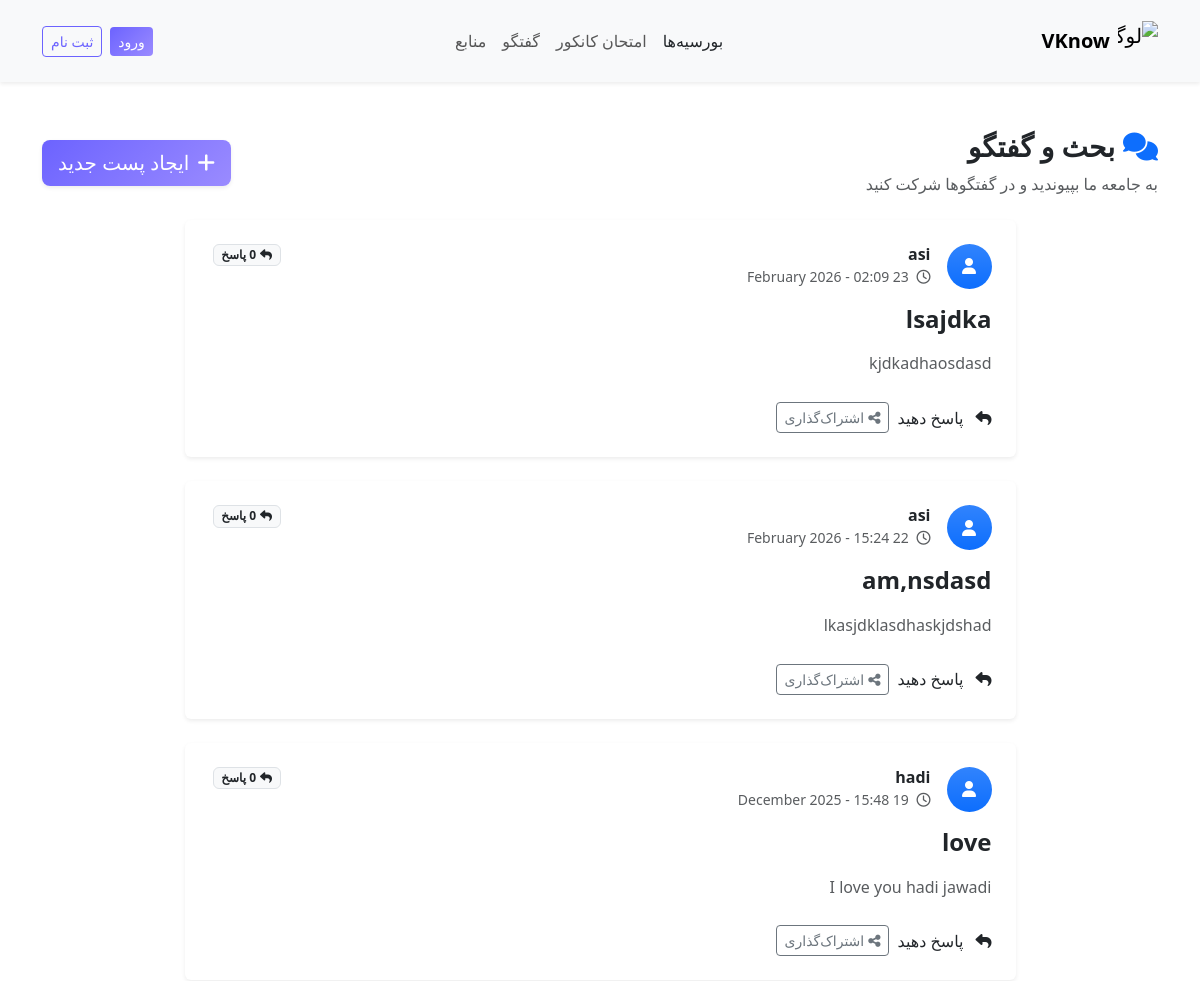
The page /discussion/ (upper part) on the database as committed earlier.
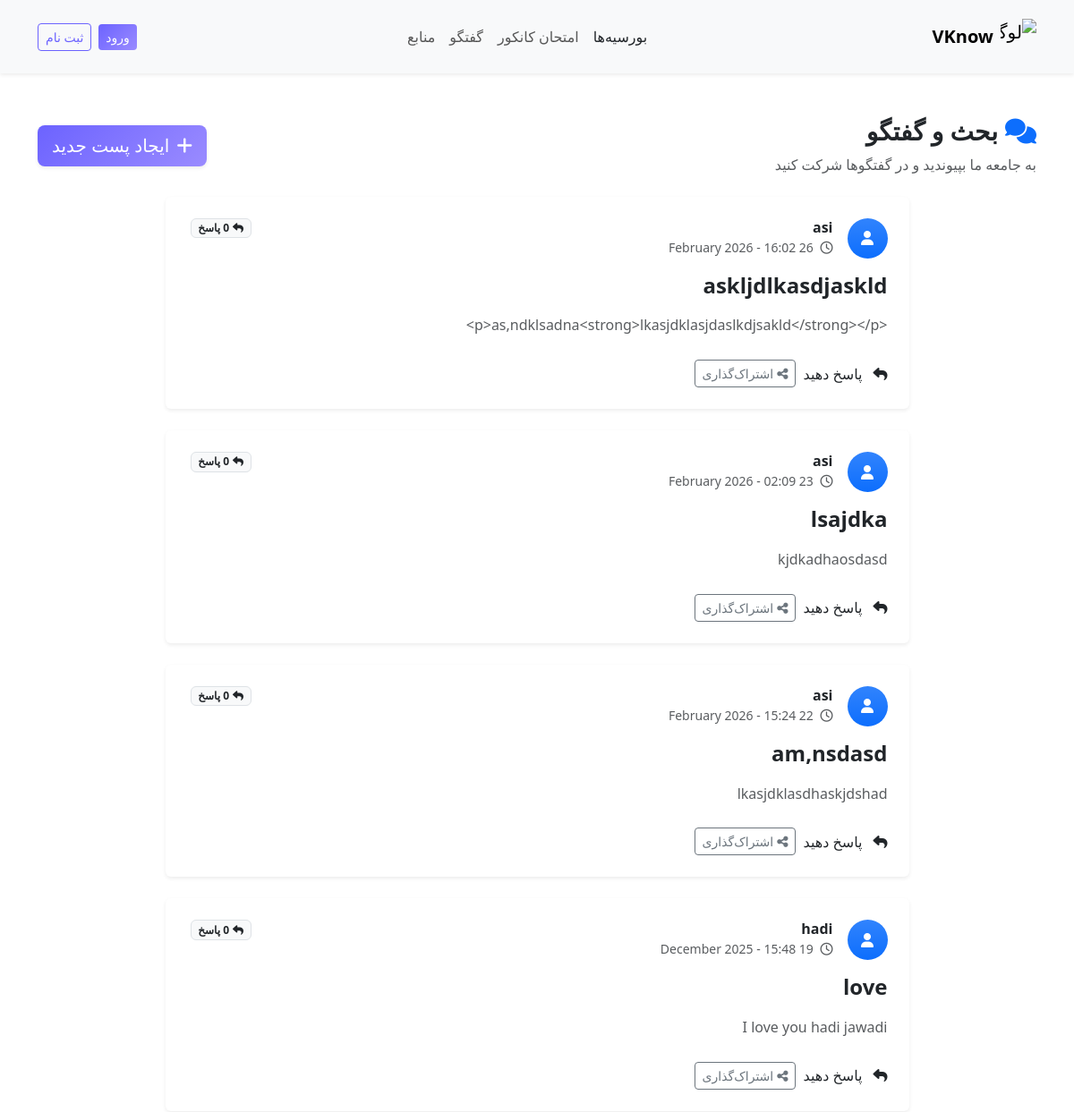
The same page on the database as committed later.
### discussion_app/models.py (models this page shows, shortened)
class DiscussionPost(models.Model):
    user = models.ForeignKey(User, on_delete=models.CASCADE, verbose_name="کاربر")
    title = models.CharField(max_length=255, verbose_name="عنوان")
    content = models.TextField(verbose_name="متن پیام")
    created_at = models.DateTimeField(auto_now_add=True, verbose_name="تاریخ ایجاد")
    updated_at = models.DateTimeField(auto_now=True, verbose_name="آخرین ویرایش")

### discussion_app/views.py (the view)
# urls.py: path("", views.discussion_list, name="list"),
def discussion_list(request):
    posts = DiscussionPost.objects.all().order_by('-created_at')
    return render(request, "discussion_app/pages/discussion_list.html", {"posts": posts})

### discussion_app/templates/discussion_app/pages/discussion_list.html (shortened to what this page needs)
{% include 'includes/header.html' %}
{% block content %}
<div class="container my-4 my-md-5">
    <div class="row mb-4">
        <div class="col-12">
            <div class="d-flex flex-column flex-md-row justify-content-between align-items-start align-items-md-center gap-3">
                <div>
                    <h3 class="fw-bold text-dark mb-2">
                        <i class="fas fa-comments text-primary me-2"></i>بحث و گفتگو
                    </h3>
                    <p class="text-muted mb-0">به جامعه ما بپیوندید و در گفتگوها شرکت کنید</p>
                </div>
                <a href="{% url 'discussion_app:new_post' %}" class="btn btn-primary btn-lg shadow-sm">
                    <i class="fas fa-plus me-2"></i>ایجاد پست جدید
                </a>
            </div>
        </div>
    </div>
    <div class="row">
        <div class="col-12 col-lg-10 col-xl-9 mx-auto">
            {% for post in posts %}
            <article class="card border-0 shadow-sm mb-4 post-card">
                <div class="card-body p-4">
                    <div class="d-flex align-items-start justify-content-between mb-3">
                        <div class="d-flex align-items-center flex-grow-1">
                            <div class="bg-primary bg-gradient rounded-circle d-flex align-items-center justify-content-center me-3" style="width: 45px; height: 45px;">
                                <i class="fas fa-user text-white"></i>
                            </div>
                            <div>
                                <h6 class="mb-0 fw-semibold text-dark">{{ post.user.username }}</h6>
                                <small class="text-muted">
                                    <i class="far fa-clock me-1"></i>
                                    {{ post.created_at|date:"d F Y - H:i" }}
                                </small>
                            </div>
                        </div>
                        <span class="badge bg-light text-dark border">
                            <i class="fas fa-reply me-1"></i>{{ post.replies.count }} پاسخ
                        </span>
                    </div>
                    <h4 class="card-title fw-bold text-dark mb-3">
                        <a href="#" class="text-decoration-none text-dark">{{ post.title }}</a>
                    </h4>
                    <p class="card-text text-muted mb-4" style="line-height: 1.8;">
                        {{ post.content|truncatewords:50 }}
                    </p>
                    <div class="d-flex flex-wrap gap-2 align-items-center">
                            <i class="fas fa-reply me-1"></i>پاسخ دهید
                        <button class="btn btn-outline-secondary btn-sm share-btn" data-post-id="{{ post.id }}">
                            <i class="fas fa-share-alt me-1"></i>اشتراک‌گذاری
                        </button>
                    </div>
                </div>
            </article>
            {% endfor %}
        </div>
    </div>
</div>
{% endblock %}

Rows that differ between the two databases and show on the page:
added DiscussionPost: user.username "asi", created_at "26 February 2026 - 16:02", replies.count "0", title "askljdlkasdjaskld", content "<p>as,ndklsadna<strong>lkasjdklasjdaslkdjsakld</strong></p>"
